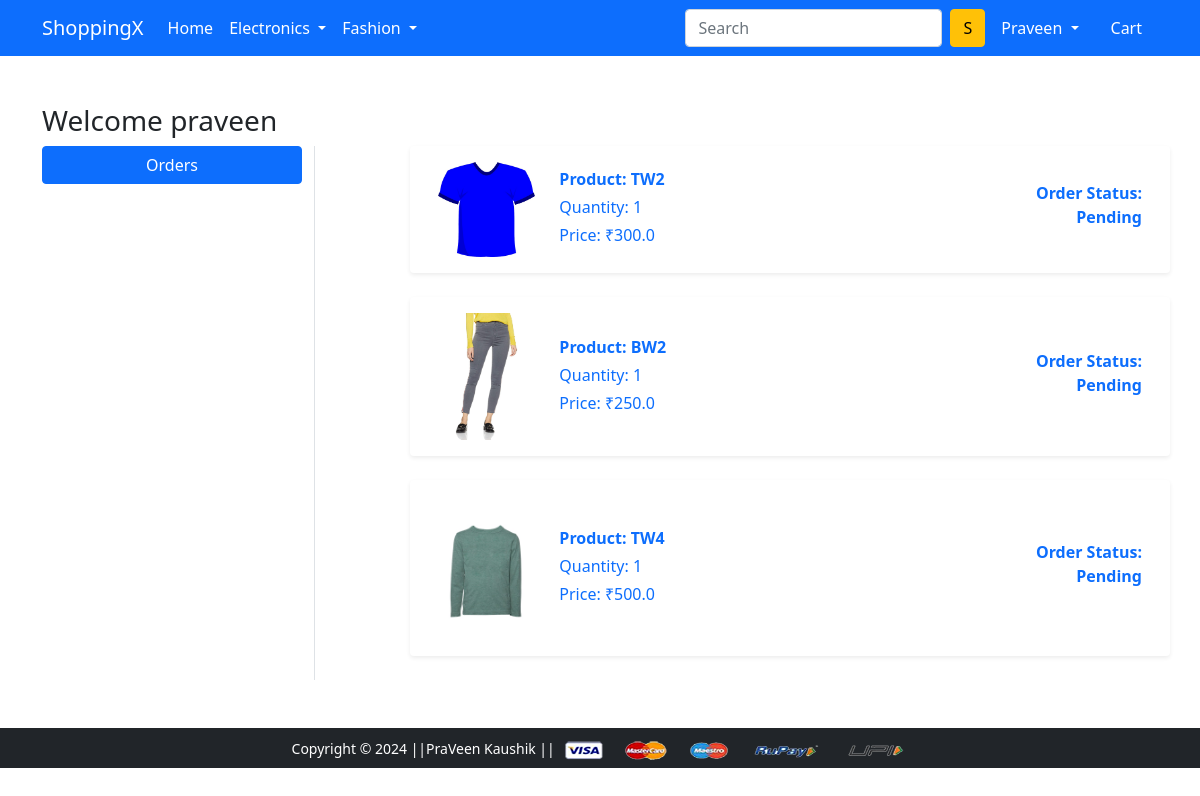
/orders/ (signed in), run on an earlier commit of the app's database.
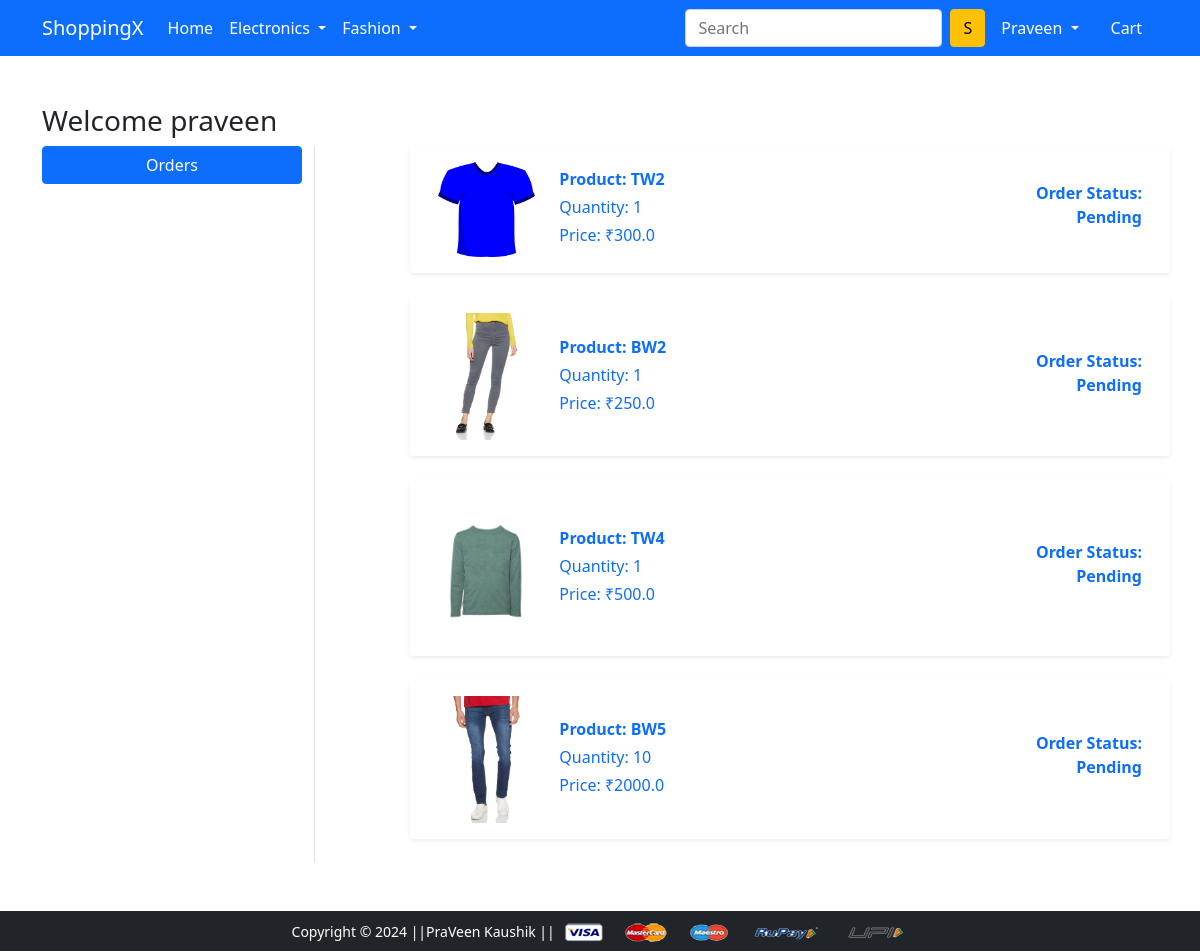
And on a later commit of the database.
### app/models.py (models this page shows, shortened)
class OrderPlaced(models.Model):
    user=models.ForeignKey(User,on_delete=models.CASCADE)
    customer=models.ForeignKey(Customer,on_delete=models.CASCADE)
    product=models.ForeignKey(Product,on_delete=models.CASCADE)
    quantity=models.PositiveIntegerField(default=1)
    ordered_date=models.DateTimeField(auto_now_add=True)
    status=models.CharField(choices=STATUS_CHOICES,max_length=50,default='Pending')
    @property
    def total_cost(self):
        return self.quantity*self.product.discounted_price

class Product(models.Model):
    title=models.CharField(max_length=200)
    selling_price=models.FloatField()
    discounted_price=models.FloatField()
    description=models.TextField()
    brand=models.CharField(max_length=100)
    category=models.CharField(choices=CATEGORY_CHOICES,max_length=2)
    product_image=models.ImageField(upload_to='productimg')

### app/views.py (the view)
# urls.py: path('orders/', views.orders, name='orders'),
@login_required
def orders(request):
    user=request.user
    op = OrderPlaced.objects.filter(user=request.user)
    return render(request, 'app/orders.html', {'order_placed':op,'user':user})

### app/templates/app/orders.html (shortened to what this page needs)
{% extends 'app/base.html' %}
{% load static %}
{% block main-content %}
<div class="container my-5" >
  <div class="row">
    <h3>Welcome {{user}}</h3>
    <div class="col-sm-3 border-end">
      <ul class="list-unstyled">
        <li class="d-grid"><a href="{% url 'orders' %}" class="btn btn-primary">Orders</a></li>
      </ul>
    </div>
    <div class="col-sm-8 offset-sm-1">
      <div class="row">
        {% for op in order_placed %}
        <div class="col-12 mb-4">
          <a href="{% url 'product-detail' op.product.id %}" class="text-decoration-none text-black">
            <div class="row shadow-sm p-3 bg-white rounded align-items-center hover-shadow">
              <div class="col-sm-2">
                <img src="{{op.product.product_image.url}}" alt="" class="img-fluid rounded" height="150" width="150">
              </div>
              <div class="col-sm-7">
                <p class="fw-bold mb-1">Product: {{op.product.title}}</p>
                <p class="mb-1">Quantity: {{op.quantity}}</p>
                <p class="mb-1">Price: ₹{{op.total_cost}}</p>
              </div>
              <div class="col-sm-3 text-end fw-bold">
                <p class="mb-2">Order Status: {{op.status}}</p>
              </div>
            </div>
          </a>
        </div>
        {% endfor %}
      </div>
    </div>
  </div>
</div>
{% endblock main-content %}

What changed in the data, as far as the page shows it:
added OrderPlaced: product.product_image (picture), product "BW5", quantity "10", total_cost "2000.0", status "Pending"
